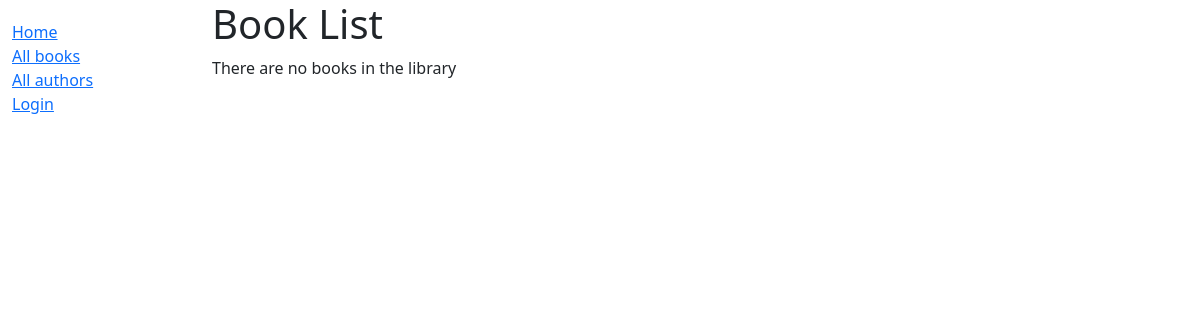
Before: /catalog/books/ with the older database file.
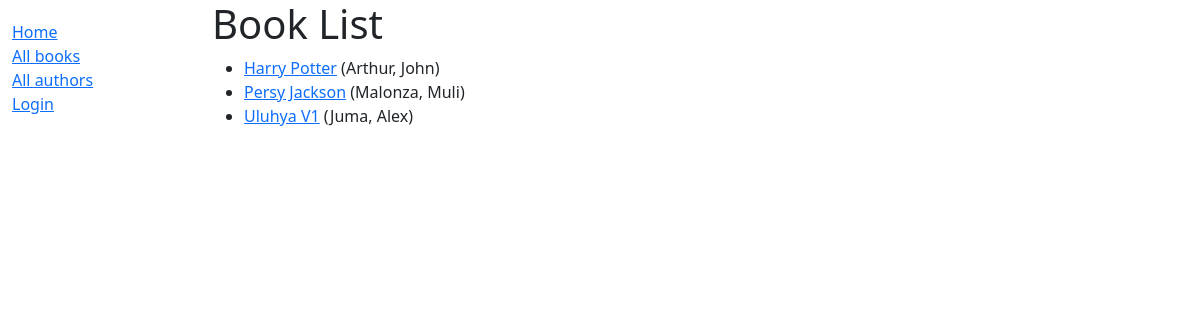
After: the same page with the newer database file.
### catalog/models.py (models this page shows, shortened)
class Book(models.Model):
    title = models.CharField(max_length=200)
    author = models.ForeignKey('Author', on_delete=models.SET_NULL, null=True)
    language = models.ForeignKey('Language', on_delete=models.SET_NULL, null=True)
    summary = models.TextField(
        max_length=1000, help_text="Enter a breif description of the book")
    isbn = models.CharField('ISBN', max_length=13, unique=True,
                            help_text="13 Character <a href='https://www.isbn-international.org/content/what-isbn'>ISBN Number</a>")
    genre = models.ManyToManyField(
        Genre, help_text="Select a genre for this book")
    def get_absolute_url(self):
        return reverse('book-detail', args=[str(self.id)])
    def display_genre(self):
        """Create a string for the Genre. This is required to display genre in Admin."""
        return ', '.join(genre.name for genre in self.genre.all()[:3])
    display_genre.short_description = 'Genre'

class Author(models.Model):
    first_name = models.CharField(max_length=100)
    last_name = models.CharField(max_length=100)
    date_of_birth = models.DateField(null=True, blank=True)
    date_of_death = models.DateField('Died', null=True, blank=True)
    class Meta:
        ordering = ['last_name', 'first_name']
    def __str__(self):
        return f'{self.last_name}, {self.first_name}'

### catalog/views.py (the view)
# urls.py: path('books/', views.BookListView.as_view(), name='books'),
class BookListView(generic.ListView):
    model = Book
    contex_object_name = "book_list"
    template_name = "catalog/books_list.html"

### templates/catalog/books_list.html
{% extends 'base.html' %}
{%block content%}
<h1>Book List</h1>
{%if book_list%}
<ul>
    {% for book in book_list %}
      <li>
        <a href="{{ book.get_absolute_url }}">{{ book.title }}</a> ({{book.author}})
      </li>
    {% endfor %}
</ul>
{% else %}
<p>There are no books in the library</p>
{%endif%}
{%endblock%}

### templates/base.html (shortened to what this page needs)
<!doctype html>
<html lang="en">
<head>
    <link href="https://cdn.jsdelivr.net/npm/bootstrap@5.0.0-beta2/dist/css/bootstrap.min.css" rel="stylesheet"
>
    {% load static %}
    <link rel="stylesheet" href="{% static 'css/styles.css' %}">
</head>
<body>
    <div class="container-fluid">
        <div class="row">
            <div class="col-sm-2">
                {% block sidebar %}
                <ul class="sidebar-nav">
                    <li><a href="{% url 'index' %}">Home</a></li>
                    <li><a href="{%url 'books'%}">All books</a></li>
                    <li><a href="{%url 'author' %}">All authors</a></li>
                    {% if user.is_authenticated %}
                    <li>User: {{ user.get_username }}</li>
   <li><a href="{% url 'my-borrowed' %}">My Borrowed</a></li>
                    <li><a href="{% url 'logout'%}?next={{request.path}}">Logout</a></li>
                  {% else %}
                    <li><a href="{% url 'login'%}?next={{request.path}}">Login</a></li>
                  {% endif %}
                 </ul>
                {% endblock %}
            </div>
            <div class="col-sm-10 ">{% block content %}{% endblock %}
            </div>
        </div>
    </div>
</body>
</html>

### catalog/static/css/styles.css (style rules this page uses)
.sidebar-nav { margin-top: 20px; padding: 0; list-style: none; }

Changed rows visible on the page:
added Book: title "Harry Potter", author "Arthur, John"
added Book: title "Persy Jackson", author "Malonza, Muli"
added Book: title "Uluhya V1", author "Juma, Alex"
Other visible differences:
text no longer shown: "There are no books in the library"
